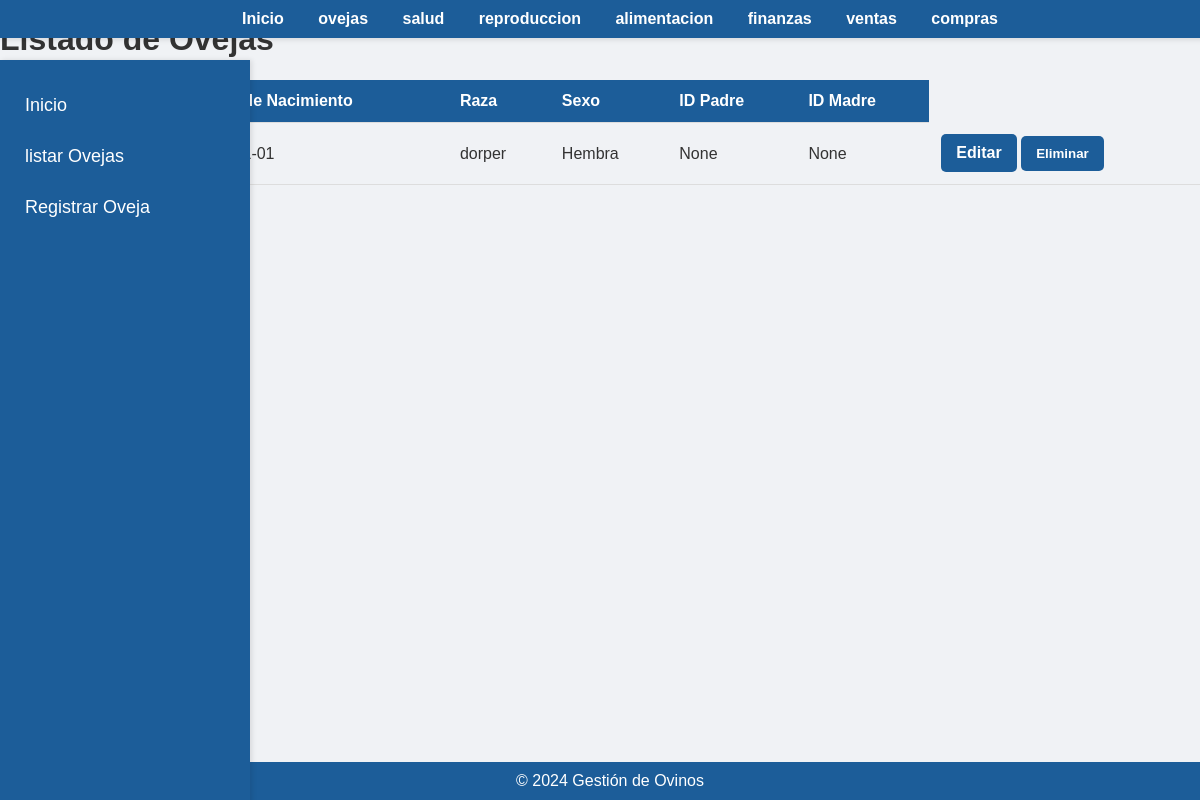
The page /listar_ovejas on the database its author committed.
### app/models.py (models this page shows, shortened)
class Oveja(db.Model):
    id = db.Column(db.Integer, primary_key=True)
    nombre = db.Column(db.String(100), nullable=False)
    fecha_nacimiento = db.Column(db.Date, nullable=False)
    raza = db.Column(db.String(50), nullable=False)
    sexo = db.Column(db.Enum('Macho', 'Hembra', name='sexo_enum'), nullable=False)
    id_padre = db.Column(db.Integer, db.ForeignKey('oveja.id'), nullable=True)
    id_madre = db.Column(db.Integer, db.ForeignKey('oveja.id'), nullable=True)
    padre = db.relationship('Oveja', remote_side=[id], foreign_keys=[id_padre], post_update=True)
    madre = db.relationship('Oveja', remote_side=[id], foreign_keys=[id_madre], post_update=True)

### app/routes.py (the view)
@app.route('/listar_ovejas')
def listar_ovejas():
    ovejas = Oveja.query.all()
    return render_template('listar_ovejas.html', ovejas=ovejas)

### app/templates/listar_ovejas.html (shortened to what this page needs)
<!DOCTYPE html>
<html lang="es">
<head>
    <link rel="stylesheet" href="{{ url_for('static', filename='styles.css') }}">
</head>
<body>
    <div class="navbar">
        <a href="{{ url_for('index') }}">Inicio</a>
        <a href="{{ url_for('oveja') }}"> ovejas  </a>
        <a href="{{ url_for('salud') }}">salud</a>
        <a href="{{url_for('reproduccion')}}"> reproduccion</a>
        <a href="{{url_for('alimentacion')}}">alimentacion</a></li>
        <a href="{{url_for('finanzas')}}">finanzas</a></li>
        <a href="{{url_for('venta')}}">ventas</a></li>
        <a href="{{url_for('compra')}}">compras</a></li>
    </div>
    <footer>
        &copy; 2024 Gestión de Ovinos
    </footer>
    <div class="sidebar">
        <a href="{{ url_for('index') }}">Inicio</a>
        <a href="{{ url_for('listar_ovejas') }}">listar Ovejas</a>
        <a href="{{ url_for('registrar_oveja') }}">Registrar Oveja</a>
    </div>
    <h1>Listado de Ovejas</h1>
    <table>
        <thead>
            <tr>
                <th>ID</th>
                <th>Nombre</th>
                <th>Fecha de Nacimiento</th>
                <th>Raza</th>
                <th>Sexo</th>
                <th>ID Padre</th>
                <th>ID Madre</th>
            </tr>
        </thead>
        <tbody>
            {% for oveja in ovejas %}
            <tr>
                <td>{{ oveja.id }}</td>
                <td>{{ oveja.nombre }}</td>
                <td>{{ oveja.fecha_nacimiento.strftime('%Y-%m-%d') }}</td>
                <td>{{ oveja.raza }}</td>
                <td>{{ oveja.sexo }}</td>
                <td>{{ oveja.id_padre }}</td>
                <td>{{ oveja.id_madre }}</td>
                <td>
                    <a href="{{ url_for('editar_oveja', id=oveja.id) }}"class='btn'>Editar</a>
                    <form action="{{ url_for('eliminar_oveja', id=oveja.id) }}" method="POST" style="display:inline;">
                        <button type="submit" onclick="return confirm('¿Estás seguro de que deseas eliminar esta oveja?');">Eliminar</button>
                </td>
            </tr>
            {% endfor %}
        </tbody>
    </table>
</body>
</html>

### app/static/styles.css (style rules this page uses)
body { font-family: 'Arial', sans-serif; background-color: #f0f2f5; color: #333; margin: 0; padding: 0; }
.navbar { background-color: #1c5d99; padding: 10px 20px; text-align: center; box-shadow: 0 2px 5px rgba(0, 0, 0, 0.1); position: fixed; top: 0; left: 0; width: 100%; z-index: 1000; }
.navbar a { color: #ffffff; text-decoration: none; margin: 0 15px; font-weight: bold; }
.sidebar { height: calc(100% - 60px); width: 250px; position: fixed; top: 60px; left: 0; background-color: #1c5d99; padding-top: 20px; box-shadow: 2px 0 5px rgba(0, 0, 0, 0.1); overflow-x: hidden; }
.sidebar a { padding: 15px 25px; text-decoration: none; font-size: 18px; color: #ffffff; display: block; transition: 0.3s; }
form { margin: 20px 0; }
button { background-color: #1c5d99; color: white; padding: 10px 15px; border: none; border-radius: 5px; cursor: pointer; font-weight: bold; }
table { width: 100%; border-collapse: collapse; margin: 20px 0; }
th, td { padding: 12px; border-bottom: 1px solid #ddd; text-align: left; }
th { background-color: #1c5d99; color: white; }
footer { background-color: #1c5d99; color: white; text-align: center; padding: 10px; position: fixed; bottom: 0; width: 100%; }
.btn { display: inline-block; padding: 10px 15px; background-color: #1c5d99; color: white; text-decoration: none; border-radius: 5px; font-weight: bold; text-align: center; }

### rows shown on the page
Oveja: raza "dorper", sexo "Hembra", id_padre "None", id_madre "None"
